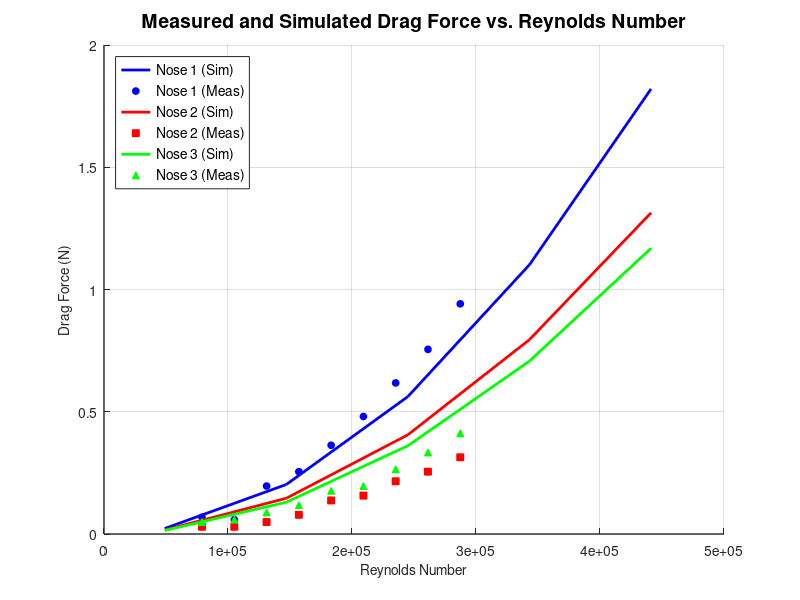
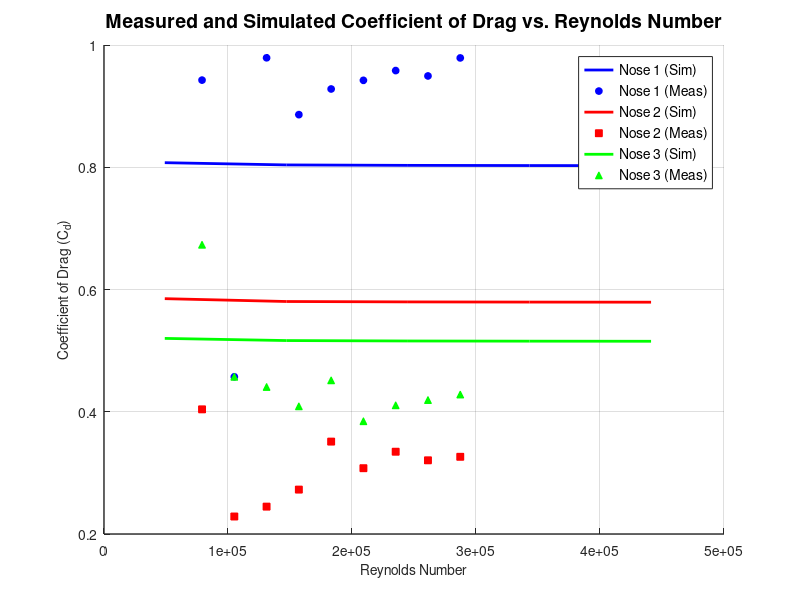

Recreate these plots in MATLAB, in order.
% MATLAB Script: Drag Force and Drag Coefficient vs. Reynolds Number
clear; clc; close all;

Re_comsol = [49019.6, 147058.8, 245098.0, 343137.3, 441176.5]; 

% drag simulated
drag_sim_nose1 = [0.022609, 0.20256, 0.56216, 1.1014, 1.8203]; 
drag_sim_nose2 = [0.01638, 0.14625, 0.4058, 0.79496, 1.3137]; 
drag_sim_nose3 = [0.01456, 0.13015, 0.36104, 0.70723, 1.1687]; 

% Cd simualted
cd_sim_nose1 = [0.80747, 0.80381, 0.80309, 0.80278, 0.80261]; 
cd_sim_nose2 = [0.58500, 0.58036, 0.57972, 0.57942, 0.57924];   
cd_sim_nose3 = [0.52000, 0.51647, 0.51577, 0.51548, 0.51530];   

% Reynolds Numbers corresponding to your fan speeds
Re_exp = [79058.82353, 105088.2353, 131117.6471, 157147.0588, 183176.4706, 209205.8824, 235235.2941, 261264.7059, 287294.1176]; 

% drag measured
drag_exp_nose1 = [0.06864655, 0.0588399, 0.196133, 0.2549729, 0.36284605, 0.48052585, 0.61781895, 0.75511205, 0.9414384]; 
drag_exp_nose2 = [0.02941995, 0.02941995, 0.04903325, 0.0784532, 0.1372931, 0.1569064, 0.2157463, 0.2549729, 0.3138128];
drag_exp_nose3 = [0.04903325, 0.0588399, 0.08825985, 0.1176798, 0.1765197, 0.196133, 0.26477955, 0.3334261, 0.4118793]; 

% cd measured
cd_exp_nose1 = [0.942545974, 0.4572442465, 0.979068096, 0.8860659161, 0.9280418213, 0.9422225504, 0.9581660556, 0.9493676576, 0.9788653659]; 
cd_exp_nose2 = [0.4039482746, 0.2286221232, 0.244767024, 0.2726356665, 0.3511509594, 0.3076645063, 0.3345976702, 0.3205657026, 0.3262884553];   
cd_exp_nose3 = [0.6732471243, 0.4572442465, 0.4405806432, 0.4089534997, 0.451479805, 0.3845806328, 0.4106425953, 0.4192013034, 0.4282535976];   

%plot
figure('Name', 'Drag Force vs Reynolds Number', 'Color', 'w', 'Position', [100, 100, 800, 500]);
hold on; grid on;

% Nose 1 (Flat)
plot(Re_comsol, drag_sim_nose1, 'b-', 'LineWidth', 2, 'DisplayName', 'Nose 1 (Sim)');
plot(Re_exp, drag_exp_nose1, 'bo', 'MarkerSize', 5, 'MarkerFaceColor', 'b', 'DisplayName', 'Nose 1 (Meas)');

% Nose 2 (Round)
plot(Re_comsol, drag_sim_nose2, 'r-', 'LineWidth', 2, 'DisplayName', 'Nose 2 (Sim)');
plot(Re_exp, drag_exp_nose2, 'rs', 'MarkerSize', 5, 'MarkerFaceColor', 'r', 'DisplayName', 'Nose 2 (Meas)');

% Nose 3 (Cone)
plot(Re_comsol, drag_sim_nose3, 'g-', 'LineWidth', 2, 'DisplayName', 'Nose 3 (Sim)');
plot(Re_exp, drag_exp_nose3, 'g^', 'MarkerSize', 5, 'MarkerFaceColor', 'g', 'DisplayName', 'Nose 3 (Meas)');

title('Measured and Simulated Drag Force vs. Reynolds Number', 'FontSize', 14, 'FontWeight', 'bold');
xlabel('Reynolds Number', 'FontSize', 10);
ylabel('Drag Force (N)', 'FontSize', 10);
legend('Location', 'northwest', 'FontSize', 10);
set(gca, 'FontSize', 10, 'LineWidth', 1);
hold off;

%% 4. Graph 2: Coefficient of Drag vs. Reynolds Number
figure('Name', 'Coefficient of Drag vs Reynolds Number', 'Color', 'w', 'Position', [150, 150, 800, 500]);
hold on; grid on;

% Nose 1 (Flat)
plot(Re_comsol, cd_sim_nose1, 'b-', 'LineWidth', 2, 'DisplayName', 'Nose 1 (Sim)');
plot(Re_exp, cd_exp_nose1, 'bo', 'MarkerSize', 5, 'MarkerFaceColor', 'b', 'DisplayName', 'Nose 1 (Meas)');

% Nose 2 (Round)
plot(Re_comsol, cd_sim_nose2, 'r-', 'LineWidth', 2, 'DisplayName', 'Nose 2 (Sim)');
plot(Re_exp, cd_exp_nose2, 'rs', 'MarkerSize', 5, 'MarkerFaceColor', 'r', 'DisplayName', 'Nose 2 (Meas)');

% Nose 3 (Cone)
plot(Re_comsol, cd_sim_nose3, 'g-', 'LineWidth', 2, 'DisplayName', 'Nose 3 (Sim)');
plot(Re_exp, cd_exp_nose3, 'g^', 'MarkerSize', 5, 'MarkerFaceColor', 'g', 'DisplayName', 'Nose 3 (Meas)');

title('Measured and Simulated Coefficient of Drag vs. Reynolds Number', 'FontSize', 14, 'FontWeight', 'bold');
xlabel('Reynolds Number', 'FontSize', 10);
ylabel('Coefficient of Drag (C_d)', 'FontSize', 10);
legend('Location', 'northeast', 'FontSize', 10);
set(gca, 'FontSize', 10, 'LineWidth', 1);
hold off;
